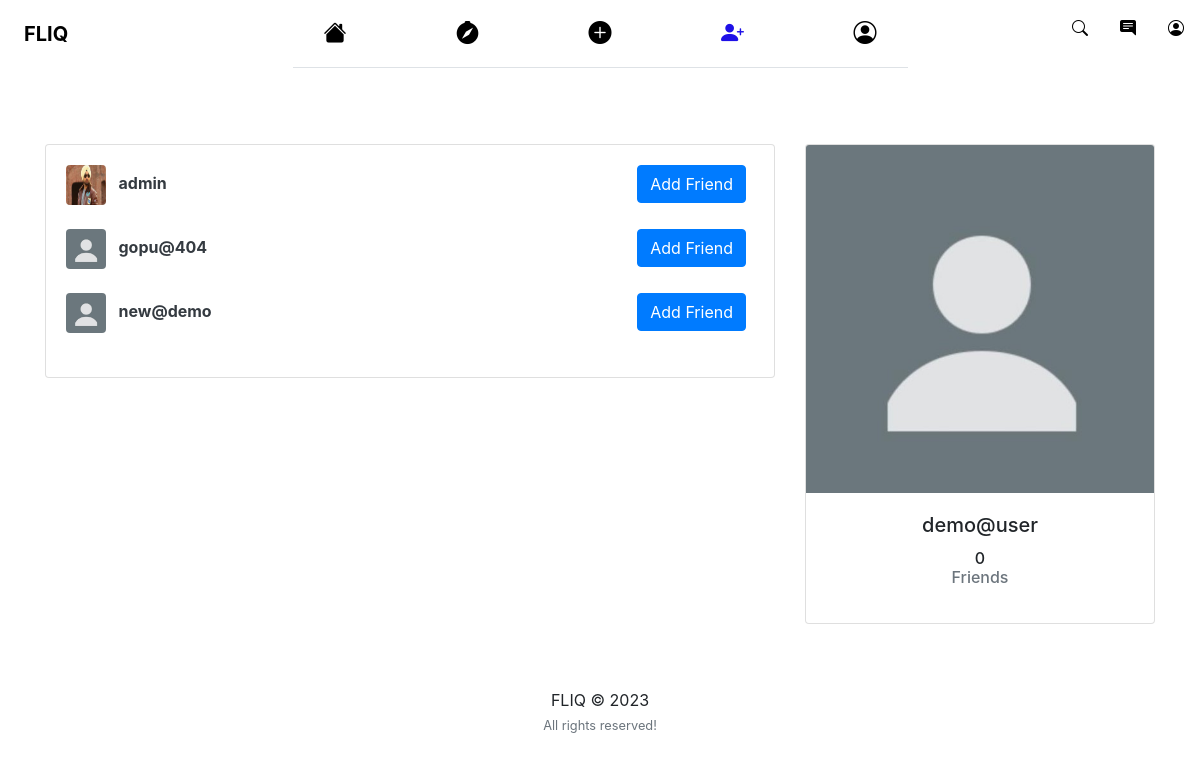
Screenshot of /users/ (signed in) with the database file from the repository.
### users/models.py (models this page shows)
class Profile(models.Model):
	user = models.OneToOneField(User, on_delete=models.CASCADE)
	name = models.CharField(max_length=30)
	image = models.ImageField(default='default.png', upload_to='profile_pics')
	slug = AutoSlugField(populate_from='user')
	bio = models.CharField(max_length=255, blank=True)
	link = models.CharField(max_length=255, blank=True)
	friends = models.ManyToManyField("Profile", blank=True)
	def __str__(self):
		return str(self.user.username)
	def get_absolute_url(self):
		return "/users/{}".format(self.slug)

### users/views.py (the view)
# urls.py: path('users/', user_views.users_list, name='users_list'),
@login_required
def users_list(request):
    users = Profile.objects.exclude(user=request.user)
    sent_friend_requests = FriendRequest.objects.filter(from_user=request.user)
    my_friends = request.user.profile.friends.all()
    sent_to = []
    friends = []
    for user in my_friends:
        friend = user.friends.all()
        for f in friend:
            if f in friends:
                friend = friend.exclude(user=f.user)
        friends += friend
    for i in my_friends:
        if i in friends:
            friends.remove(i)
    if request.user.profile in friends:
        friends.remove(request.user.profile)
    random_list = random.sample(list(users), min(len(list(users)), 10))
    for r in random_list:
        if r in friends:
            random_list.remove(r)
    friends += random_list
    for i in my_friends:
        if i in friends:
            friends.remove(i)
    for se in sent_friend_requests:
        sent_to.append(se.to_user)
    context = {
        'users': friends,
        'sent': sent_to
    }
    return render(request, "users/users_list.html", context)

### users/templates/users/users_list.html (shortened to what this page needs)
{% extends "feed/layout.html" %} {% load static %}
{% block adduseractive %}active{% endblock adduseractive %}
{% block content %}
<div class="container py-5">
  <div class="row">
    <div class="col-md-8">
      {% if users %}
      <div class="card card-signin my-5">
        <div class="card-body">
          {% for user_p in users %}
          <a href="{{ user_p.get_absolute_url }}"
            ><img
              src="{{ user_p.image.url }}"
              class="rounded mr-2"
              width="40"
              height="40"
              alt=""
          /></a>
          <a class="text-dark" href="{{ user_p.get_absolute_url }}"
            ><b>{{ user_p }}</b></a
          >
          {% if not user_p.user in sent %}
          <small class="float-right">
            <a
              class="btn btn-primary mr-2"
              href="{% url 'send_friend_request' user_p.id %}"
              >Add Friend</a
            >
          </small>
          {% endif %}
          <br /><br />
          {% endfor %}
        </div>
      </div>
      {% else %}
      <h5><i>No new people to add now! Please come back later!</i></h5>
      {% endif %}
    </div>
    <div class="col-md-4">
      <div class="card card-signin my-5">
        <a href="{{ request.user.profile.get_absolute_url }}"
          ><img
            class="card-img-top"
            src="{{ request.user.profile.image.url }}"
            alt=""
        /></a>
        <div class="card-body">
          <h5 class="card-title text-center">{{ request.user }}</h5>
          <h6 class="text-center">
            {{ request.user.profile.friends.count }}
            <p class="text-muted">Friends</p>
          </h6>
        </div>
      </div>
    </div>
  </div>
  {% endblock content %}

### feed/templates/feed/layout.html (style rules this page uses)
a { text-decoration:none; }

### rows the page displays
Profile: image (picture), user.username "admin", shows "Add Friend"
Profile: image (placeholder picture), user.username "gopu@404", shows "Add Friend"
Profile: image (placeholder picture), user.username "new@demo", shows "Add Friend"

### other values shown
{{ request.user }} "demo@user"
{{ request.user.profile.friends.count }} "0"
